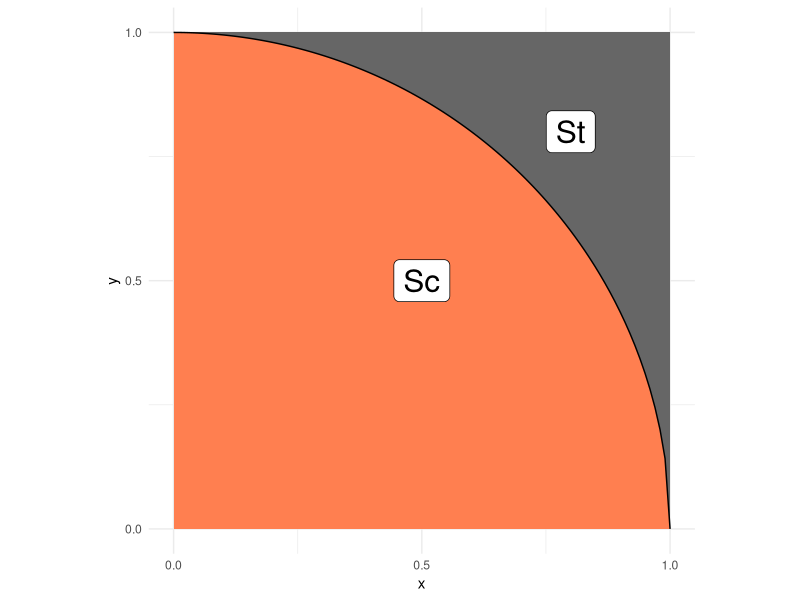
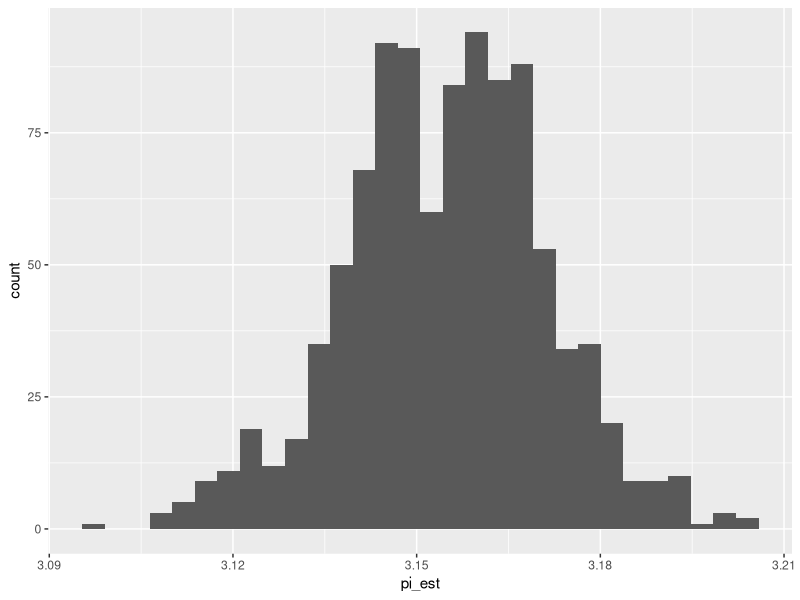

Generate these figures, in order, with R:
## ---- chunk 1
library(tidyverse)
library(rsample)
## ---- chunk 2
## NOTE: No need to edit; this visual helps explain the pi estimation scheme
tibble(x = seq(0, 1, length.out = 100)) %>%
  mutate(y = sqrt(1 - x^2)) %>%

  ggplot(aes(x, y)) +
  annotate(
    "rect",
    xmin = 0, ymin = 0, xmax = 1, ymax = 1,
    fill = "grey40",
    size = 1
  ) +
  geom_ribbon(aes(ymin = 0, ymax = y), fill = "coral") +
  geom_line() +
  annotate(
    "label",
    x = 0.5, y = 0.5, label = "Sc",
    size = 8
  ) +
  annotate(
    "label",
    x = 0.8, y = 0.8, label = "St",
    size = 8
  ) +
  scale_x_continuous(breaks = c(0, 1/2, 1)) +
  scale_y_continuous(breaks = c(0, 1/2, 1)) +
  theme_minimal() +
  coord_fixed()
## ---- chunk 3
## TASK: Choose a sample size and generate samples
n <- 10000

df_q1 <- tibble(
  x = runif(n),
  y = runif(n)
)
## ---- chunk 4
## NOTE: Do not edit this code
# Correct sample size
assertthat::assert_that(
  dim(df_q1) %>% 
    .[[1]] == n,
  msg = "The sample size should be `n`"
)
# Correct column names
assertthat::assert_that(
  setequal(names(df_q1), c("x", "y")),
  msg = "df_q1 must include the columns `x` and `y`"
)
print("Good")
## ---- chunk 5
## TASK: Finish implementing this function
stat <- function(x, y) {
  if_else(x^2 + y^2 <= 1, 4, 0)
}
## ---- chunk 6
## TASK: Finish writing these assert statements

# Check the value for points *inside* the circle
assertthat::assert_that(
  tibble(x = .5, y = .5) %>% # Pick a point *inside* the circle
    mutate(stat = stat(x, y)) %>% 
    pull(stat) %>% 
    .[[1]] == 4,
  # ???, # Write the correct value of stat() here
  msg = "Incorrect value when a point is inside the circle"
)

# Check the value for points *outside* the circle
assertthat::assert_that(
  tibble(x = 1, y = 1) %>% # Pick a point *outside* the circle
    mutate(stat = stat(x, y)) %>% 
    pull(stat) %>% 
    .[[1]] == 0,
  # ???, # Write the correct value of stat() here
  msg = "Incorrect value when a point is outside the circle"
)
print("Your assertions passed, but make sure they're checking the right thing!")
## ---- chunk 7
## TASK: Estimate pi using your data from q1
df_q3 <- 
  df_q1 %>% 
  # TODO: Estimate pi as the column `pi_est`
  mutate(stat = stat(x, y)) %>%
  summarize(pi_est = mean(stat))
df_q3
## ---- chunk 8
## NOTE: Do not edit this code
# Correct sample size
assertthat::assert_that(
  dim(df_q3) %>% 
    .[[1]] == 1,
  msg = "This result should have just one row"
)
# Correct column names
assertthat::assert_that(
  setequal(names(df_q3), c("pi_est")),
  msg = "df_q3 must include the column `pi_est`"
)
print("Good")
## ---- chunk 9
## TASK: Finish the code below
df_q4 <- 
  df_q1 %>% 
  bootstraps(., times = 1000) %>% 
  mutate(
    pi_est = map_dbl(
      splits,
      function(split_df) {
        analysis(split_df) %>% 
          mutate(stat = stat(x, y)) %>%
          summarize(pi_est = mean(stat)) %>%
          pull(pi_est)
      }
    )
  )

## NOTE: Do not edit; use this to visualize your results
df_q4 %>% 
  ggplot(aes(pi_est)) +
  geom_histogram()
## ---- chunk 10
## TASK: Compute a bootstrap confidence interval at the 95% level (alpha = 0.05)
df_q5 <- 
  df_q4 %>% 
  summarize(
    # TODO: Compute pi_lo and pi_up
    pi_lo = quantile(pi_est, probs = 0.025),
    pi_up = quantile(pi_est, probs = 0.975)
  )

df_q5
## ---- chunk 11
df_q6 <- df_q1 %>%
  mutate(stat = stat(x, y)) %>%
  summarize(
    pi_est = mean(stat),
    se = sd(stat) / sqrt(n()),
    pi_lo = pi_est - qnorm(0.975) * se,
    pi_up = pi_est + qnorm(0.975) * se
  )

df_q6
